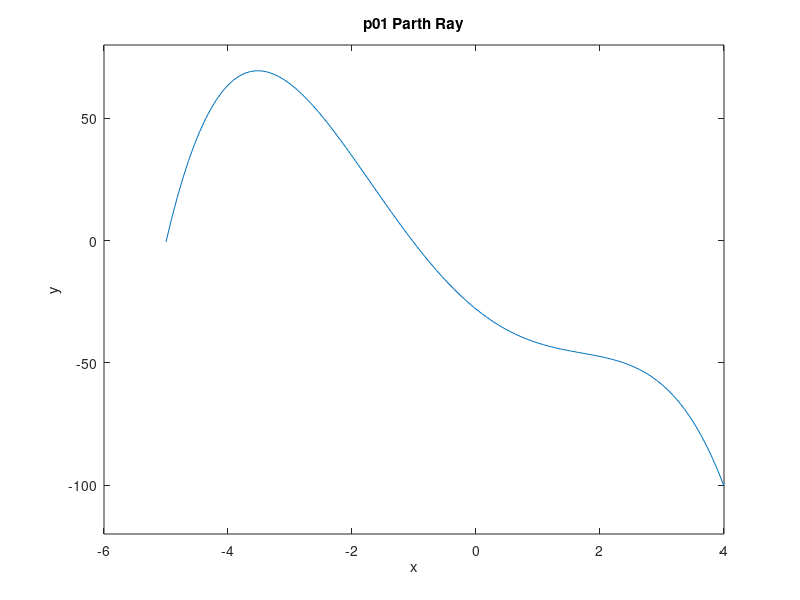
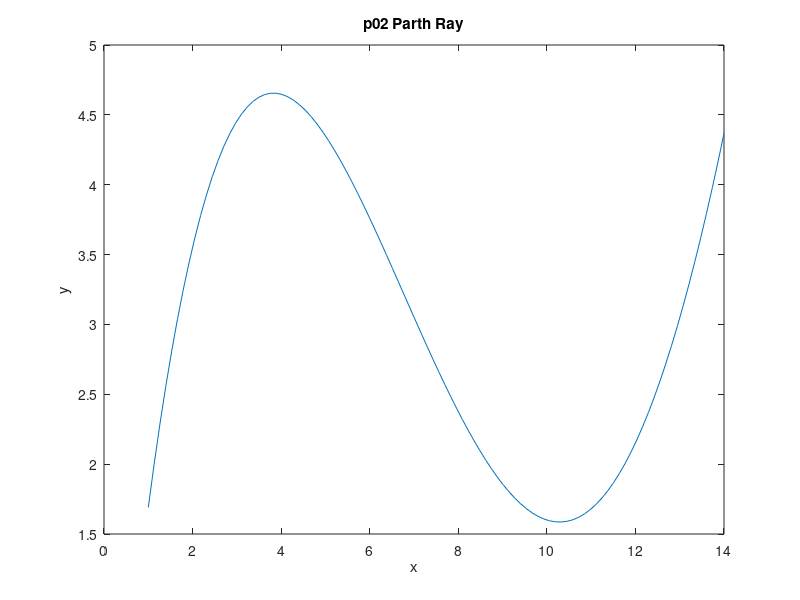
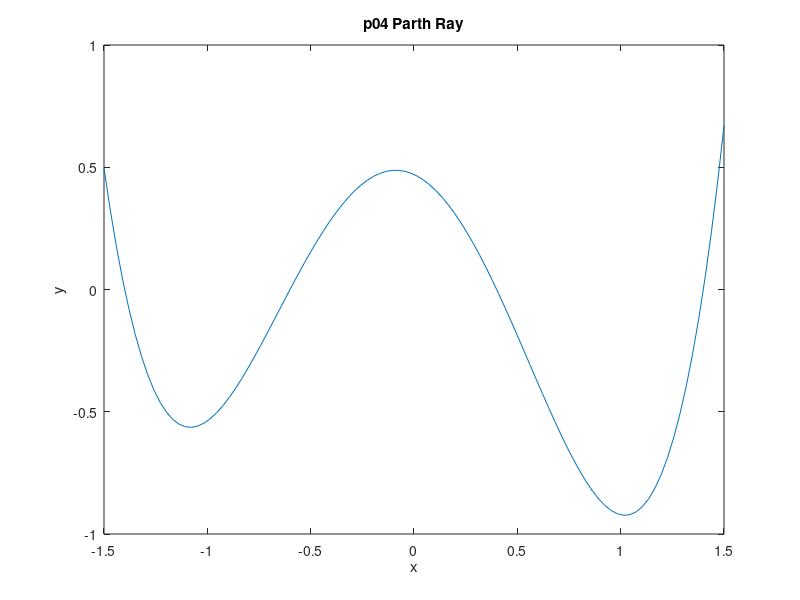
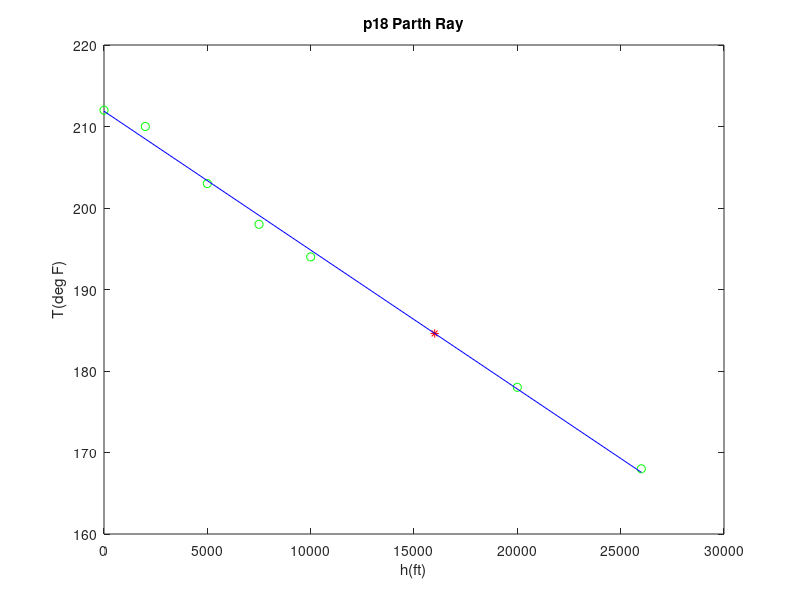

Source code (MATLAB) for these figures, in order:
% lab08.m
% Parth Ray

clear;
format compact;
close all;

%%p01
p = [-.4 0 7 -20.5 -28];
x = linspace(-5, 4, 100);
plot(x, polyval(p, x));
ylim([-120, 80]);
title("p01 Parth Ray");
xlabel("x");
ylabel("y");
clear p x;

%%p02
figure;
plot(linspace(1, 14, 100), polyval([-.001 .051 -.76 3.8 -1.4],... 
    linspace(1, 14, 100)));
title("p02 Parth Ray");
xlabel("x");
ylabel("y");

%%p03
x = [2, 0, 3];
y = [1, 3.5, 5, -16];
p03 = round(conv(x, y));
display(p03);
clear x y

%%p04
figure;
p = conv([1, 1.4], conv([1, -.4], conv([1, .6], [1, -1.4])));
plot(linspace(-1.5, 1.5, 100), polyval(p, linspace(-1.5, 1.5, 100)));
title("p04 Parth Ray");
xlabel("x");
ylabel("y");
clear p

%%p05
p = [-0.6 0 7.7 -8 -24.6 48];
p1 = [-0.6 0 4.1 -8];
[p05q, p05r] = deconv(p, p1); 
display(p05q);
display(p05r);
clear p p1

%%p06
p = [1 -6 13 -12 4];
p1 = [1 -3 0 2];
[p06q, p06r] = deconv(p, p1); 
display(p06q);
display(p06r);
clear p p1

%%p07
p = conv([1 0], conv([1 1], [1, 2]));
p(length(p)) = p(length(p)) - 1716;
r = roots(p);
n = r(r == real(r));
p07 = [n n+1 n+2];
display(p07);
clear r p r n

%%p08
p = conv([1 0], conv([1 2], conv([1 4], [1 6])));
p(length(p)) = p(length(p)) - 13440;
r = roots(p);
n = round(r(r == real(r) & r >= 0));
p08 = [n n+2 n+4 n+6];
display(p08);
clear r p r n

%%p18
figure;
x = [0 2000 5000 7500 10000 20000 26000];
y = [212 210 203 198 194 178 168];
plot(x, y, "og");
hold on;
p = polyfit(x, y, 1);
p18h = p;
display(p18h);
p18T = polyval(p, 16000);
display(p18T);
plot(16000, p18T, "*r");
plot([x(1) x(length(x))], polyval(p, [x(1) x(length(x))]), "b");
title("p18 Parth Ray");
ylabel("T(deg F)");
xlabel("h(ft)");
clear x y p

%%p22
figure;
x = [-5, -3.4, -2.0, -.8, 0, 1.2, 2.5, 4, 5.0, 7, 8.5];
y = [4.4, 4.5, 4, 3.6, 3.9, 3.8, 3.5, 2.5, 1.2, .5, -.2];

subplot(2, 2, 1);
plot(x, y, "ob");
ylim([-2 6]);
hold on;

subplot(2, 2, 2);
plot(x, y, "ob");
ylim([-1 5]);
hold on;

subplot(2, 2, 3);
plot(x, y, "ob");
ylim([-1 5]);
hold on;

subplot(2, 2, 4);
plot(x, y, "ob");
ylim([-1 5]);
hold on;

subplot(2, 2, 1);
p1 = polyfit(x, y, 1);
xfit = [x(1) x(length(x))];
yfit = polyval(p1, xfit);
plot(xfit, yfit, "g");
title("p22a");
xlabel("x");
ylabel("y");

subplot(2, 2, 2);
p2 = polyfit(x, y, 2);
xfit = linspace(x(1), x(length(x)), 100);
yfit = polyval(p2, xfit);
plot(xfit, yfit, "g");
title("p22b");
xlabel("x");
ylabel("y");

subplot(2, 2, 3);
p3 = polyfit(x, y, 4);
yfit = polyval(p3, xfit);
plot(xfit, yfit, "g");
title("p22c");
xlabel("x");
ylabel("y");

subplot(2, 2, 4);
p4 = polyfit(x, y, 8);
yfit = polyval(p4, xfit);
plot(xfit, yfit, "g");
title("p22d");
xlabel("x");
ylabel("y");

clear p1 p2 p3 p4 x xfit y yfit

%%p24
figure;
x = [0.5, 2.4, 3.2, 4.9, 6.5, 7.8];
y = [0.8, 9.3, 37.9, 68.2, 155, 198];
plot(x, y, "ob");
title("p24 Parth Ray");
xlabel("x");
ylabel("y");
hold on;
p = polyfit(log(x), log(y), 1);
xfit = linspace(x(1), x(length(x)), 100);
p24m = p(1);
p24b = exp(p(2));
display(p24b);
display(p24m);
yfit = p24b *xfit .^ p24m;
plot(xfit, yfit, "g");
clear x y m b p xfit yfit

who

